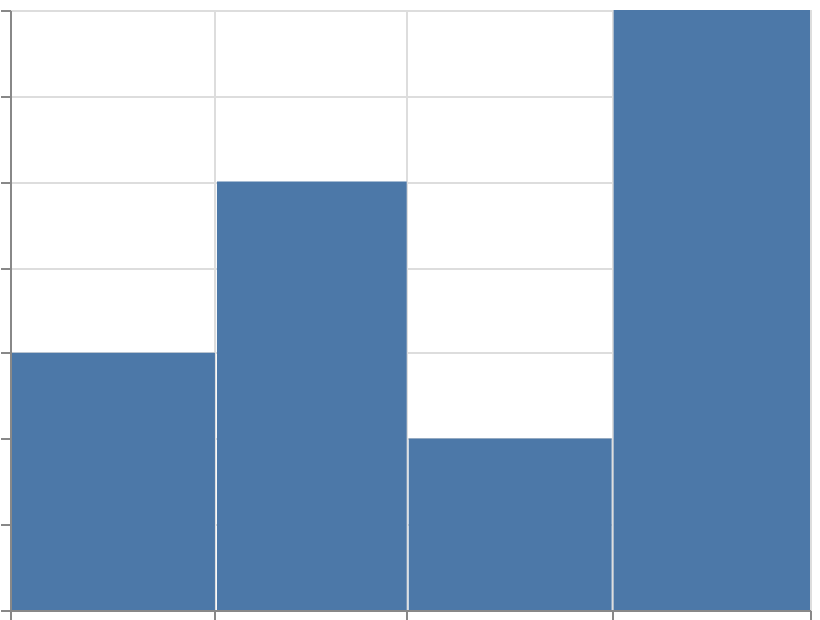

Describe this chart as a Vega-Lite specification.
### Vega-Lite specification from a JSON file in a GitHub repository (floating-point values rounded to 4 significant figures)
{"$schema": "https://vega.github.io/schema/vega-lite/v6.json", "width": 400, "height": 300, "padding": 5, "autosize": "none", "data": {"name": "table", "values": [{"date": "2024-01-15", "val": 3}, {"date": "2024-02-15", "val": 5}, {"date": "2024-03-15", "val": 2}, {"date": "2024-04-15", "val": 7}]}, "mark": "bar", "encoding": {"x": {"field": "date", "type": "temporal", "timeUnit": "month"}, "y": {"field": "val", "type": "quantitative"}}}
